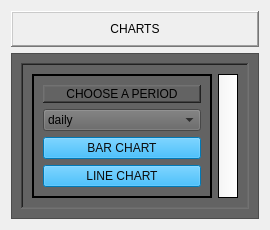
                          <widget class="QWidget" name="charts_page">
                           <layout class="QVBoxLayout" name="verticalLayout_29">
                            <item>
                             <widget class="QFrame" name="frame_32">
                              <property name="styleSheet">
                               <string notr="true"/>
                              </property>
                              <property name="frameShape">
                               <enum>QFrame::WinPanel</enum>
                              </property>
                              <property name="frameShadow">
                               <enum>QFrame::Raised</enum>
                              </property>
                              <property name="lineWidth">
                               <number>2</number>
                              </property>
                              <layout class="QVBoxLayout" name="verticalLayout_30">
                               <item alignment="Qt::AlignTop">
                                <widget class="QLabel" name="label_40">
                                 <property name="font">
                                  <font/>
                                 </property>
                                 <property name="text">
                                  <string>CHARTS</string>
                                 </property>
                                 <property name="alignment">
                                  <set>Qt::AlignCenter</set>
                                 </property>
                                </widget>
                               </item>
                              </layout>
                             </widget>
                            </item>
                            <item>
                             <widget class="QFrame" name="frame_31">
                              <property name="sizePolicy">
                               <sizepolicy hsizetype="Preferred" vsizetype="Expanding">
                                <horstretch>0</horstretch>
                                <verstretch>0</verstretch>
                               </sizepolicy>
                              </property>
                              <property name="styleSheet">
                               <string notr="true">background-color: rgb(99, 99, 99);</string>
                              </property>
                              <property name="frameShape">
                               <enum>QFrame::StyledPanel</enum>
                              </property>
                              <property name="frameShadow">
                               <enum>QFrame::Raised</enum>
                              </property>
                              <layout class="QGridLayout" name="gridLayout_6">
                               <item row="0" column="0">
                                <widget class="QFrame" name="frame_23">
                                 <property name="styleSheet">
                                  <string notr="true">background-color: rgb(99, 99, 99);</string>
                                 </property>
                                 <property name="frameShape">
                                  <enum>QFrame::WinPanel</enum>
                                 </property>
                                 <property name="frameShadow">
                                  <enum>QFrame::Sunken</enum>
                                 </property>
                                 <property name="lineWidth">
                                  <number>4</number>
                                 </property>
                                 <layout class="QHBoxLayout" name="horizontalLayout_33">
                                  <item>
                                   <widget class="QFrame" name="frame_27">
                                    <property name="minimumSize">
                                     <size>
                                      <width>180</width>
                                      <height>0</height>
                                     </size>
                                    </property>
                                    <property name="frameShape">
                                     <enum>QFrame::Box</enum>
                                    </property>
                                    <property name="frameShadow">
                                     <enum>QFrame::Plain</enum>
                                    </property>
                                    <property name="lineWidth">
                                     <number>2</number>
                                    </property>
                                    <layout class="QVBoxLayout" name="verticalLayout_3">
                                     <item>
                                      <widget class="QLabel" name="label_62">
                                       <property name="maximumSize">
                                        <size>
                                         <width>16777215</width>
                                         <height>50</height>
                                        </size>
                                       </property>
                                       <property name="font">
                                        <font/>
                                       </property>
                                       <property name="layoutDirection">
                                        <enum>Qt::LeftToRight</enum>
                                       </property>
                                       <property name="styleSheet">
                                        <string notr="true"/>
                                       </property>
                                       <property name="frameShape">
                                        <enum>QFrame::WinPanel</enum>
                                       </property>
                                       <property name="frameShadow">
                                        <enum>QFrame::Raised</enum>
                                       </property>
                                       <property name="lineWidth">
                                        <number>1</number>
                                       </property>
                                       <property name="text">
                                        <string>CHOOSE A PERIOD</string>
                                       </property>
                                       <property name="alignment">
                                        <set>Qt::AlignCenter</set>
                                       </property>
                                       <property name="margin">
                                        <number>0</number>
                                       </property>
                                       <property name="indent">
                                        <number>-1</number>
                                       </property>
                                      </widget>
                                     </item>
                                     <item>
                                      <widget class="QComboBox" name="d_m_y">
                                       <property name="styleSheet">
                                        <string notr="true"/>
                                       </property>
                                       <item>
                                        <property name="text">
                                         <string>daily</string>
                                        </property>
                                       </item>
                                       <item>
                                        <property name="text">
                                         <string>monthly</string>
                                        </property>
                                       </item>
                                       <item>
                                        <property name="text">
                                         <string>yearly</string>
                                        </property>
                                       </item>
                                      </widget>
                                     </item>
                                     <item>
                                      <widget class="QPushButton" name="bar_chart">
                                       <property name="styleSheet">
                                        <string notr="true">color: rgb(12, 12, 12);
font: 10pt &quot;Comfortaa&quot;;

background-color: rgb(0, 170, 255);
</string>
                                       </property>
                                       <property name="text">
                                        <string>BAR CHART</string>
                                       </property>
                                      </widget>
                                     </item>
                                     <item>
                                      <widget class="QPushButton" name="line_chart">
                                       <property name="styleSheet">
                                        <string notr="true">color: rgb(12, 12, 12);
font: 10pt &quot;Comfortaa&quot;;

background-color: rgb(0, 170, 255);</string>
                                       </property>
                                       <property name="text">
                                        <string>LINE CHART</string>
                                       </property>
                                      </widget>
                                     </item>
                                    </layout>
                                   </widget>
                                  </item>
                                  <item>
                                   <widget class="QStackedWidget" name="charts_stacked_widget">
                                    <property name="sizePolicy">
                                     <sizepolicy hsizetype="Preferred" vsizetype="Preferred">
                                      <horstretch>0</horstretch>
                                      <verstretch>0</verstretch>
                                     </sizepolicy>
                                    </property>
                                    <property name="minimumSize">
                                     <size>
                                      <width>0</width>
                                      <height>0</height>
                                     </size>
                                    </property>
                                    <property name="styleSheet">
                                     <string notr="true">background-color: qlineargradient(spread:pad, x1:0, y1:0, x2:1, y2:0, stop:0 rgba(245,245, 245, 255), stop:1 rgba(255, 255, 255, 255));</string>
                                    </property>
                                    <property name="frameShape">
                                     <enum>QFrame::Box</enum>
                                    </property>
                                    <property name="currentIndex">
                                     <number>0</number>
                                    </property>
                                    <widget class="QWidget" name="bar_chart_page">
                                     <layout class="QHBoxLayout" name="horizontalLayout_32">
                                      <item>
                                       <widget class="QFrame" name="line_chart_frame">
                                        <property name="frameShape">
                                         <enum>QFrame::StyledPanel</enum>
                                        </property>
                                        <property name="frameShadow">
                                         <enum>QFrame::Raised</enum>
                                        </property>
                                       </widget>
                                      </item>
                                     </layout>
                                    </widget>
                                    <widget class="QWidget" name="line_chart_page">
                                     <layout class="QHBoxLayout" name="horizontalLayout_30">
                                      <item>
                                       <widget class="QFrame" name="bar_chart_frame">
                                        <property name="frameShape">
                                         <enum>QFrame::StyledPanel</enum>
                                        </property>
                                        <property name="frameShadow">
                                         <enum>QFrame::Raised</enum>
                                        </property>
                                       </widget>
                                      </item>
                                     </layout>
                                    </widget>
                                   </widget>
                                  </item>
                                 </layout>
                                </widget>
                               </item>
                              </layout>
                             </widget>
                            </item>
                           </layout>
                          </widget>
